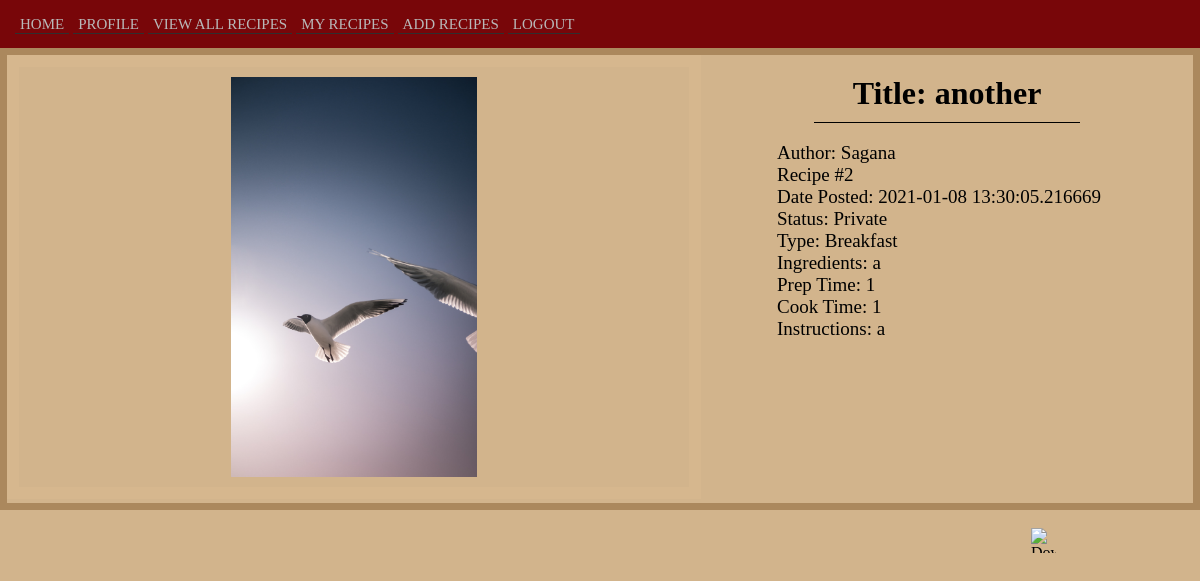
The app's page /loggedin/viewrecipes/2 (signed in), older data.
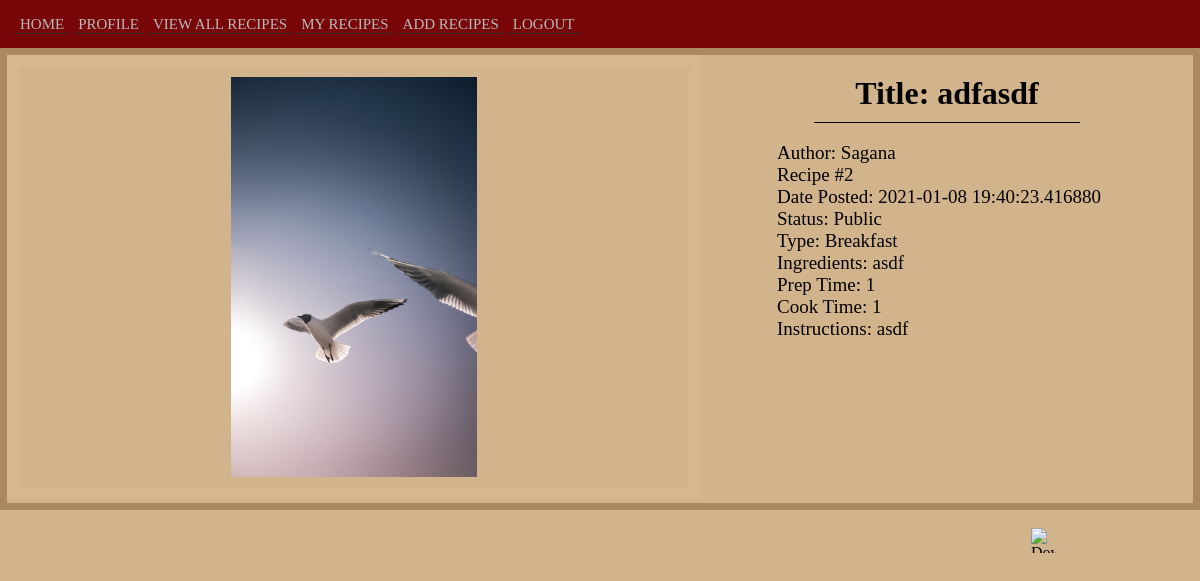
The same page, newer data.
### cookingARecipe/models.py (models this page shows, shortened)
class Recipes(db.Model):
    __tablename__ = 'recipes'
    id = db.Column(db.Integer, primary_key=True)
    Recipe_Title = db.Column(db.String(100), nullable=False)
    Recipe_Author = db.Column(db.String(1000))
    Recipe_Type = db.Column(db.String(20), nullable=False)
    Recipe_Img= db.Column(db.String(500), nullable =False)
    Recipe_Ingredients = db.Column(db.Text, nullable=False)
    Recipe_Instructions = db.Column(db.Text, nullable=False)
    Recipe_Expected_Prep_Time = db.Column(db.String(50), nullable=False)
    Recipe_Time_Prep = db.Column(db.String(20), nullable=False)
    Recipe_Expected_Cook_Time = db.Column(db.String(50), nullable=False)
    Recipe_Time_Cook = db.Column(db.String(20), nullable=False)
    Recipe_Date_Posted = db.Column(db.DateTime, nullable = False, default=datetime.today)
    Recipe_Public_Status = db.Column(db.String(20), nullable=False)
    user_id = db.Column(db.Integer, db.ForeignKey('user.id'))

### cookingARecipe/profile.py (the view)
@profile.route('/viewrecipes/<int:id>')
@login_required
def viewRecipeDetails(id):
    user= User.query.get(current_user.id)
    recipe= Recipes.query.get_or_404(id)
    filename=recipe.Recipe_Img
    return render_template('viewR.html', filename=filename,recipe=recipe, user=user)

### cookingARecipe/__init__.py (called while the page is built)
def create_app():
    app = Flask(__name__)
    app.config['SECRET_KEY'] = os.urandom(26)
    app.config["IMAGE_UPLOADS"] = os.path.join(app.root_path, 'static')
    app.config["ALLOWED_IMAGE_EXTENSIONS"] = ["jpeg", "jpg", "png", "gif"]
    app.config["MAX_IMAGE_FILESIZE"] = 50 * 1024 * 1024
    basedir = os.path.abspath(os.path.dirname(__file__))
    app.config['SQLALCHEMY_DATABASE_URI'] = "sqlite:///"+ os.path.join(basedir, "cAR.db")
    db.init_app(app)
    login_manager = LoginManager()
    login_manager.login_view="auth.login"
    login_manager.init_app(app)
    from .models import User
    @login_manager.user_loader
    def load_user(user_id):
        return User.query.get(user_id)
    from .auth import auth
    app.register_blueprint(auth)
    from .main import main
    app.register_blueprint(main)
    from .profile import profile
    app.register_blueprint(profile)
    return app

### cookingARecipe/templates/viewR.html (shortened to what this page needs)
{% extends 'base.html' %}
{% block body %}
<div class="content-wrapper borderColor">
    <div class="recipe-img">
        {% if filename %}
	        <div class="recipe-img">
		        <img id="recipe-img" src="{{ url_for('profile.display_image', filename=filename) }}">
	        </div>
        {% endif %}
    </div>
    <div class="recipe-details">
        <div class="recipe-details">
            <h3 class="recipe-details">Title: {{ recipe.Recipe_Title }}</h3>
            <div onclick = "getPdf()">
                <img id="download-button" src="{{ url_for('static', filename='download.png') }}" alt="Download" height="25" width="25">
            </div>
        </div>
        <div class="recipe-details">
            <p id="details" class="recipe-details">
            Author: {{ recipe.Recipe_Author }} <br>
            Recipe #{{ recipe.id }} <br>
            Date Posted: {{ recipe.Recipe_Date_Posted }} <br>
            Status: {{ recipe.Recipe_Public_Status }} <br>
            Type: {{ recipe.Recipe_Type }} <br>
            Ingredients: {{ recipe.Recipe_Ingredients }} <br>
            Prep Time: {{ recipe.Recipe_Expected_Prep_Time }} <br>
            Cook Time: {{ recipe.Recipe_Expected_Cook_Time  }} <br>
            Instructions: {{ recipe.Recipe_Instructions }} <br>
            </p>
        </div>
    </div>
</div>
{% endblock%}

Row changes from the older to the newer data that the page shows:
changed Recipes "Sagana": Recipe_Title "another" → "adfasdf"; Recipe_Date_Posted "2021-01-08 13:30:05.216669" → "2021-01-08 19:40:23.416880"; Recipe_Public_Status "Private" → "Public"; Recipe_Ingredients "a" → "asdf"; Recipe_Instructions "a" → "asdf"
